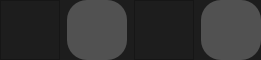
        <widget class="QFrame" name="header_menu">
         <property name="minimumSize">
          <size>
           <width>0</width>
           <height>60</height>
          </size>
         </property>
         <property name="maximumSize">
          <size>
           <width>16777215</width>
           <height>60</height>
          </size>
         </property>
         <property name="styleSheet">
          <string notr="true">QFrame{
	background-color: rgba(29,29,29,255);
}
QPushButton{
	background-color: rgba(81,81,81,255);
	border-radius:20px;
}
QPushButton:hover{
	background-color: rgb(0,92,157);
}
QPushButton:pressed{
border-bottom: 2px solid rgb(255,165,24);
}
</string>
         </property>
         <layout class="QHBoxLayout" name="horizontalLayout" stretch="1,0,25,0">
          <property name="spacing">
           <number>7</number>
          </property>
          <property name="leftMargin">
           <number>0</number>
          </property>
          <property name="topMargin">
           <number>0</number>
          </property>
          <property name="rightMargin">
           <number>0</number>
          </property>
          <property name="bottomMargin">
           <number>0</number>
          </property>
          <item>
           <widget class="QFrame" name="frame_16">
            <property name="minimumSize">
             <size>
              <width>60</width>
              <height>60</height>
             </size>
            </property>
            <property name="styleSheet">
             <string notr="true">color: rgb(0, 0, 0);</string>
            </property>
            <property name="frameShape">
             <enum>QFrame::StyledPanel</enum>
            </property>
            <property name="frameShadow">
             <enum>QFrame::Raised</enum>
            </property>
           </widget>
          </item>
          <item alignment="Qt::AlignHCenter|Qt::AlignVCenter">
           <widget class="QPushButton" name="back_button">
            <property name="minimumSize">
             <size>
              <width>60</width>
              <height>60</height>
             </size>
            </property>
            <property name="styleSheet">
             <string notr="true"/>
            </property>
            <property name="text">
             <string/>
            </property>
            <property name="icon">
             <iconset resource="rec.qrc">
              <normaloff>:/images/back.png</normaloff>:/images/back.png</iconset>
            </property>
            <property name="iconSize">
             <size>
              <width>35</width>
              <height>35</height>
             </size>
            </property>
           </widget>
          </item>
          <item>
           <widget class="QFrame" name="frame_17">
            <property name="minimumSize">
             <size>
              <width>60</width>
              <height>60</height>
             </size>
            </property>
            <property name="frameShape">
             <enum>QFrame::StyledPanel</enum>
            </property>
            <property name="frameShadow">
             <enum>QFrame::Raised</enum>
            </property>
           </widget>
          </item>
          <item alignment="Qt::AlignHCenter|Qt::AlignVCenter">
           <widget class="QPushButton" name="exit_button">
            <property name="minimumSize">
             <size>
              <width>60</width>
              <height>60</height>
             </size>
            </property>
            <property name="styleSheet">
             <string notr="true"/>
            </property>
            <property name="text">
             <string/>
            </property>
            <property name="icon">
             <iconset resource="rec.qrc">
              <normaloff>:/images/output-onlinepngtools.png</normaloff>:/images/output-onlinepngtools.png</iconset>
            </property>
            <property name="iconSize">
             <size>
              <width>30</width>
              <height>30</height>
             </size>
            </property>
           </widget>
          </item>
         </layout>
        </widget>
